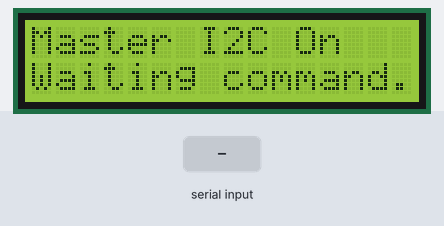
Simulated run of this sketch. Board: Arduino Mega 2560, built with avr-gcc and run on an emulated ATmega2560. On the bench: 16×2 character LCD. The test bench sets the inputs (shaded band). What the sketch prints to the serial monitor is not drawn.

Above: at 1.2 s.
1.3 s: "1" received over the second serial link
At 1.6 s:
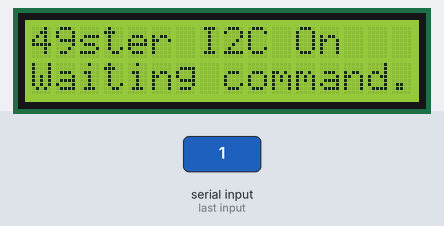
2.8 s: "0" received over the second serial link
At 4.0 s:
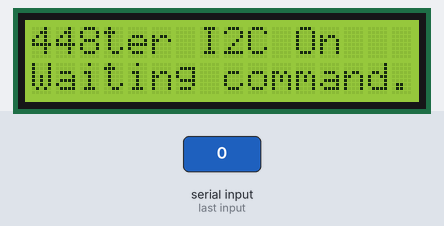
4.3 s: "2" received over the second serial link
At 5.1 s:
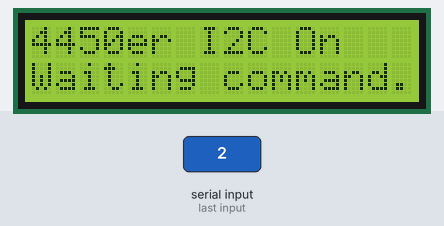
5.8 s: "1" received over the second serial link
At 6.2 s:
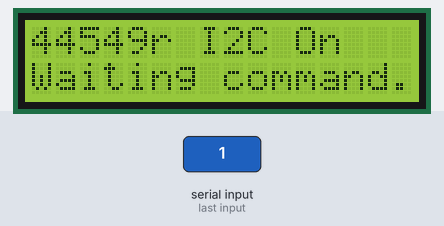
7.3 s: "0" received over the second serial link
At 8.6 s:
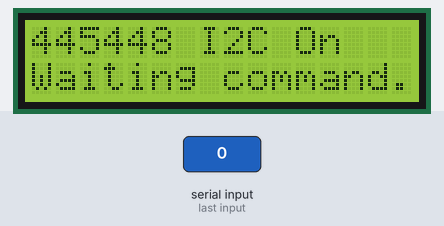
Timing chart, 0 to 9.8 s (numbered marks = the images above; inputs shaded):
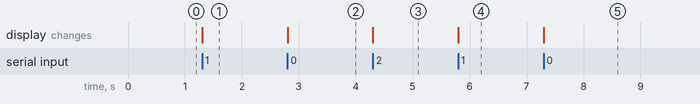

The sketch:

GPS_Simples_OK.pde
```cpp
#include <LiquidCrystal.h>

//LiquidCrystal lcd(4, 9, 17, 16, 15, 14);
LiquidCrystal lcd(4, 9, 57, 56, 55, 54);


void setup()
{
  Serial1.begin(4800);
  Serial.begin(9600);
  initLCD();
}


int x=0,y=0;
byte GPSByte;

void loop()
{
  while(Serial1.available()>0) {
    GPSByte = Serial1.read();
    Serial.print(GPSByte);
    lcd.setCursor(x,y);
    lcd.print(GPSByte);
    x++;
    if(x==16 && y==0) {
      x=0;
      y=1;
    }
    else if(x==16 && y==1) {
      x=0;
      y=0;
    }

  }
}

void initLCD()  {
  lcd.begin(16, 2);
  lcd.clear();
  lcd.setCursor(0, 0);
  lcd.print("Master I2C On");
  lcd.setCursor(0, 1);
  lcd.print("Waiting command.");
}
```

Measured:
- after the input at 1.3 s, the display: changes at once (image 1)
- after the input at 2.8 s, the display: changes at once (image 2)
- after the input at 4.3 s, the display: changes at once (image 3)
- after the input at 5.8 s, the display: changes at once (image 4)
- after the input at 7.3 s, the display: changes at once (image 5)
